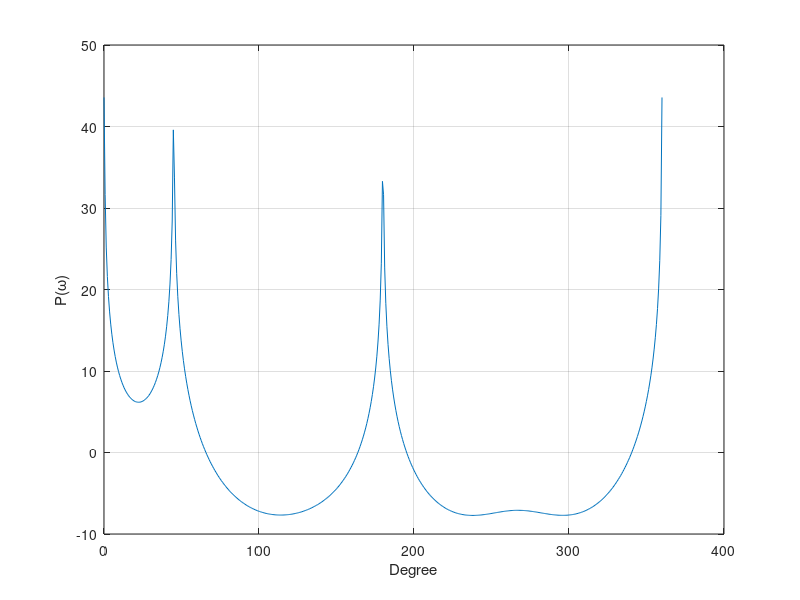

MATLAB code for this plot:
%a classic MUSIC demo
%cleaning
close all;
clear all;
%starting
M = 6; %receiver number
D = 3; %source  number
OMEGA = [ 0 45 180 ] / 180 *pi;
LOOP = 1000;
for c = 1: D
  A(:,c) = exp(-1j* OMEGA(c) * [0:(M-1)]).';
end
SIGMA_S = 10;
SIGMA_E = 1;
Rx = zeros(M,M);
for c = 1:LOOP
  rav = randn(2*D+2*M,1);
  s = SIGMA_S * ( rav(1:D) + 1j * rav(D+1:2*D) ) / sqrt(2);
  e = SIGMA_E * ( rav(2*D+1:2*D+M) + 1j * rav(2*D+M+1:2*D+2*M) ) / sqrt(2);
  x = A * s + e;
  Rx = Rx + x*x';
end
Rx = Rx / LOOP; 
%decomposing
[ V LAMBDA ] = eig(Rx);
%sorting 
for c1 = 2:size(LAMBDA,1)
  key = LAMBDA(c1,c1);
  keyV = V(:,c1);
  for c2 = 1: c1-1
    if key > LAMBDA(c2,c2)
        break;
    end
  end
  for c3 = c1:-1:c2+1   
    LAMBDA(c3,c3) = LAMBDA(c3-1,c3-1);
    V(:,c3) = V(:,c3-1);
  end
  LAMBDA(c2,c2) = key;
  V(:,c2) = keyV;
end
%estimating D by var
threshold = 1;
D_E = 0;    %estimation
for c = 1:M
  t = LAMBDA(c:end,c:end);
  t = diag(t);
  if var(t) < threshold 
    D_E = c-1;
    break;
  end 
end
%obtaining noise space G
G = V(:,D_E+1:end );
%searching
omega = linspace(0,2*pi,500);
P = zeros(1,length(omega));
for c = 1:length(omega)
  a = exp(-1j* omega(c) * [0:(M-1)]).';
  P(c) = 10*log10(1 / real( (a'*G*G'*a) ) );
end
plot(omega/2/pi*360,P);
xlabel('Degree');
ylabel('P(\omega)');
grid on;
